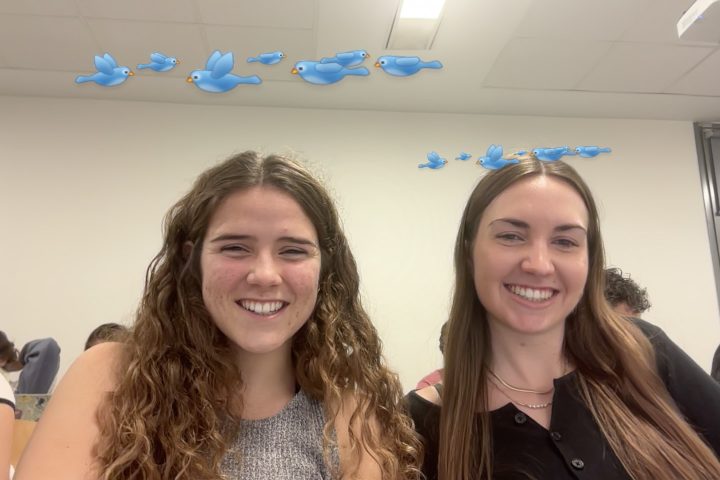
#> input picture S1/selfie2.jpeg, 1440 x 960 px (shown at 1/2 size)
$ python first_seminar.py
#> lines starting #> are read from the running program, lines starting #| are printed output that depends on the picture
import ffmpeg
from os import remove
from PIL import Image
import numpy as np
from scipy.fftpack import dct, idct
import pywt


class ColorCoordsConverter:

    # [16 lines left out: functions rgb_to_yuv, yuv_to_rgb, not called in this run]

class FFmpeg:

    # [79 lines left out: functions resize_image, serpentine, compress_to_grayscale, run_length_encoding_zeros, not called in this run]

class DCTTools: # apply 2D DCT and IDCT to 8x8 blocks of an image (simplified version of what JPEG does)

    def dct_2d(block): #DCT to an 8x8 block
        block = np.array(block, dtype=float)
        return dct(dct(block.T, norm='ortho').T, norm='ortho')

    def idct_2d(block): #inverse DCT to an 8x8 block (reconstruct original values)
        block = np.array(block, dtype=float)
        return idct(idct(block.T, norm='ortho').T, norm='ortho')

    def image_to_blocks(img_path): #convert image to 8x8 blocks for DCT processing
#> called with img_path = 'selfie2.jpeg'
        img = Image.open(img_path).convert("L")
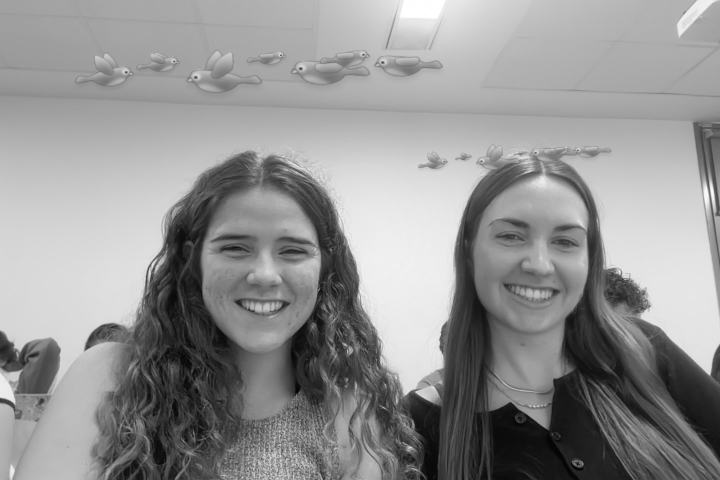
#> img: PIL image 1440x960 L (shown at 1/2 size); min 2, max 255, mean 146.4
        arr = np.array(img, dtype=float)

        h, w = arr.shape
#> h = 960; w = 1440
        blocks = []

        for y in range(0, h, 8):
            for x in range(0, w, 8):
                block = arr[y:y+8, x:x+8]

                # If the block is not 8×8 (image size not divisible)
                if block.shape == (8, 8):
                    blocks.append(block)
#> after the loop, blocks = 21600 items

        return blocks

    def blocks_to_image(blocks, image_shape): #reconstruct image from 8x8 blocks (used after IDCT)
        h, w = image_shape
        arr = np.zeros((h, w))

        index = 0
        for y in range(0, h, 8):
            for x in range(0, w, 8):
                arr[y:y+8, x:x+8] = blocks[index]
                index += 1

        return Image.fromarray(np.clip(arr, 0, 255).astype(np.uint8))

class DWTTools:
    def dwt_2d(block):
        return pywt.dwt2(block, 'haar')#library function that computes the 2D DWT using Haar wavelet by library pywt found online
    def idwt_2d(coeffs):
        return pywt.idwt2(coeffs, 'haar')


# [26 lines of commented-out code are left out]
blocks = DCTTools.image_to_blocks("selfie2.jpeg")
#> blocks = 21600 items
first_block = blocks[0]
print("First original 8×8 block:")
print(first_block)
#| [[161. 161. 161. 161. 161. 161. 161. 161.]
#|  [161. 161. 161. 161. 161. 161. 161. 161.]
#|  [161. 161. 161. 161. 161. 161. 161. 161.]
#|  [161. 161. 161. 161. 161. 161. 161. 161.]
#|  [161. 161. 161. 161. 161. 161. 161. 161.]
#|  [161. 161. 161. 161. 161. 161. 161. 161.]
#|  [161. 161. 161. 161. 161. 161. 161. 161.]
#|  [161. 161. 161. 161. 161. 161. 161. 161.]]

dct_block = DCTTools.dct_2d(first_block)
print("\nAfter DCT:")
print(np.round(dct_block))
#| [[1288.    0.    0.    0.    0.    0.    0.    0.]
#|  [   0.    0.    0.    0.    0.    0.    0.    0.]
#|  [   0.    0.    0.    0.    0.    0.    0.    0.]
#|  [   0.    0.    0.    0.    0.    0.    0.    0.]
#|  [   0.    0.    0.    0.    0.    0.    0.    0.]
#|  [   0.    0.    0.    0.    0.    0.    0.    0.]
#|  [   0.    0.    0.    0.    0.    0.    0.    0.]
#|  [   0.    0.    0.    0.    0.    0.    0.    0.]]

idct_block = DCTTools.idct_2d(dct_block)
print("\nAfter inverse DCT (reconstructed):")
print(np.round(idct_block))
#| [[161. 161. 161. 161. 161. 161. 161. 161.]
#|  [161. 161. 161. 161. 161. 161. 161. 161.]
#|  [161. 161. 161. 161. 161. 161. 161. 161.]
#|  [161. 161. 161. 161. 161. 161. 161. 161.]
#|  [161. 161. 161. 161. 161. 161. 161. 161.]
#|  [161. 161. 161. 161. 161. 161. 161. 161.]
#|  [161. 161. 161. 161. 161. 161. 161. 161.]
#|  [161. 161. 161. 161. 161. 161. 161. 161.]]

# Apply DCT and then inverse DCT to every block
reconstructed_blocks = []
for block in blocks:
    dct_block = DCTTools.dct_2d(block)
    idct_block = DCTTools.idct_2d(dct_block)
    reconstructed_blocks.append(idct_block)
#> after the loop, reconstructed_blocks = 21600 items

# Load original image to get size
original_img = Image.open("selfie2.jpeg").convert("L")
h, w = np.array(original_img).shape
#> h = 960; w = 1440

# Reassemble the image from the reconstructed blocks
reconstructed_img = DCTTools.blocks_to_image(reconstructed_blocks, (h, w))
#> after the loop in blocks_to_image, `for y in range(0, h, 8):`: index = 21600

# Save and show the result
reconstructed_img.save("reconstructed_ex6.png")
print("Reconstructed image saved as reconstructed_ex6.png")


# TESTING EXERCISE 7
# Load image and convert to blocks
blocks = DCTTools.image_to_blocks("selfie2.jpeg")
print("Number of blocks:", len(blocks))
#| Number of blocks: 21600

# Apply DWT and then IDWT to each 8×8 block
reconstructed_blocks = []
for block in blocks:
    coeffs = pywt.dwt2(block, 'haar')
    restored = pywt.idwt2(coeffs, 'haar')  # inverse transform
    reconstructed_blocks.append(restored)

# Load original image to get correct shape
img = Image.open("selfie2.jpeg").convert("L")
h, w = np.array(img).shape

# Combine all blocks back into one image
reconstructed_img = DCTTools.blocks_to_image(reconstructed_blocks, (h, w))

# Save result
reconstructed_img.save("reconstructed_dwt_ex7.png")
print("DWT reconstructed image saved as reconstructed_dwt_ex7.png")
